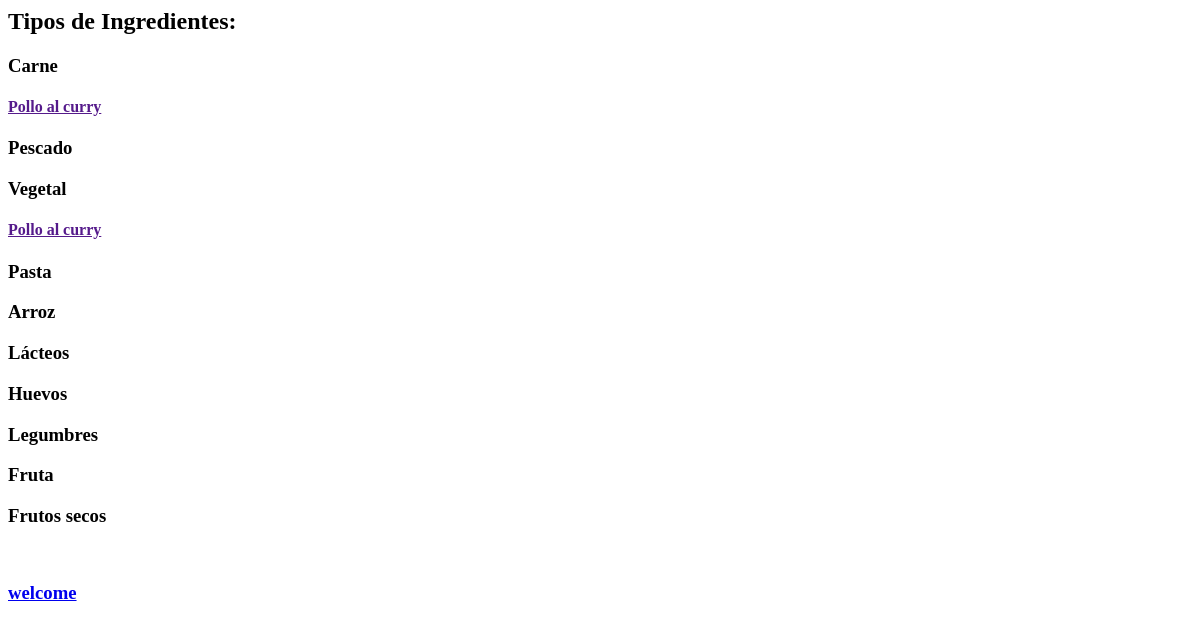
Page /listaIngredientes on the earlier database version.
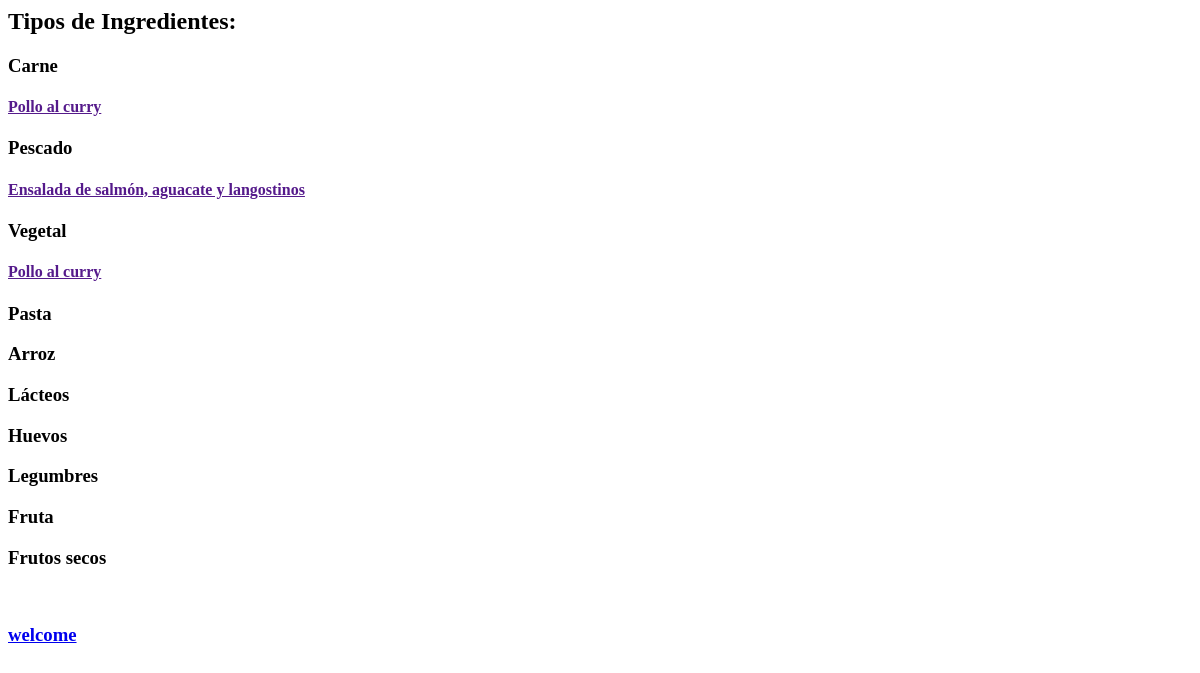
Same page on the later database version.
### RecipesAndFun/models.py (models this page shows, shortened)
class receta(models.Model):
    nombre_receta= models.CharField(max_length=100)
    ingredientes= models.TextField(help_text='Escribe los ingredientes')
    preparacion= models.TextField(verbose_name='Preparacion')
    tiempo_preparacion= models.IntegerField
    comentarios= models.CharField(help_text='Espacio para comentarios', max_length=1000, null=True)
    puntuacion= models.IntegerField
    fecha_publicacion= models.DateTimeField(blank=True, null=True)

### RecipesAndFun/views.py (the view)
# urls.py: path('listaIngredientes', views.recipe_list)
def recipe_list(request):
    datos = {}
    datos['pollo'] = receta.objects.filter(ingredientes__contains='pollo')
    datos['salmon'] = receta.objects.filter(ingredientes__contains='salmon')
    datos['tomate'] = receta.objects.filter(ingredientes__contains='tomate')
    datos['espaguetis'] = receta.objects.filter(ingredientes__contains='espaguetis')
    datos['arroz'] = receta.objects.filter(ingredientes__contains='arroz')
    datos['queso'] = receta.objects.filter(ingredientes__contains='queso')
    datos['huevos'] = receta.objects.filter(ingredientes__contains='huevos')
    datos['lentejas'] = receta.objects.filter(ingredientes__contains='lentejas')
    datos['nueces'] = receta.objects.filter(ingredientes__contains='nueces')
    datos['fresa'] = receta.objects.filter(ingredientes__contains='fresa')
    return render(request, "listaIngredientes.html", {'datos':datos})

### templates/listaIngredientes.html (shortened to what this page needs)
<h2>
    Tipos de Ingredientes:
</h2>
<h3>Carne</h3>
{%  for receta in datos.pollo %}
    <div>
        <h4><a href="">{{ receta.nombre_receta }}</a></h4>
    </div>
{% endfor %}
<h3>Pescado</h3>
{%  for receta in datos.salmon %}
    <div>
        <h4><a href="">{{ receta.nombre_receta }}</a></h4>
    </div>
{% endfor %}
<h3>Vegetal</h3>
{%  for receta in datos.tomate %}
    <div>
        <h4><a href="">{{ receta.nombre_receta }}</a></h4>
    </div>
{% endfor %}
<h3>Pasta</h3>
<h3>Arroz</h3>
<h3>Lácteos</h3>
<h3>Huevos</h3>
<h3>Legumbres</h3>
<h3>Fruta</h3>
<h3>Frutos secos</h3>
    <h3><a href="/welcome">welcome </a></h3>

Differences in the rows shown:
added receta: nombre_receta "Ensalada de salmón, aguacate y langostinos", shown under "Pescado"
